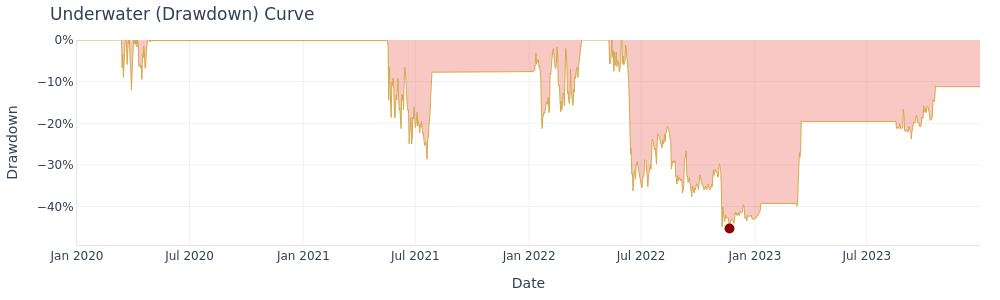

This figure's notebook cell:
### Code cell
fig = plot_drawdown_underwater(analysis=analysis_net)
fig.show()

### Figure 1 — Plotly figure (JSON) as saved in the notebook; plotly's stock layout.template omitted (floating-point values rounded to 4 significant figures; data arrays with more than 128 entries replaced by an {"elided": "..."} marker saying what was removed)
{"data": [{"fill": "tozeroy", "fillcolor": "rgba(231, 76, 60, 0.3)", "hovertemplate": "Date: %{x}<br>Drawdown: %{y:.2%}<extra></extra>", "line": {"color": "#D4A84B", "width": 1}, "mode": "lines", "name": "Drawdown", "type": "scatter", "x": {"elided": "1461 str values"}, "y": {"elided": "1461 float values"}}, {"hovertemplate": "Max Drawdown<br>Date: %{x}<br>DD: %{y:.2%}<extra></extra>", "marker": {"color": "darkred", "size": 10, "symbol": "circle"}, "mode": "markers", "name": "Max DD: -45.3%", "type": "scatter", "x": ["2022-11-21"], "y": [-0.4526]}], "layout": {"font": {"color": "#334155", "family": "DM Sans, DejaVu Sans, sans-serif", "size": 12}, "height": 300, "hoverlabel": {"bgcolor": "white", "font": {"family": "DM Sans, DejaVu Sans, sans-serif", "size": 13}}, "hovermode": "x unified", "legend": {"x": 0.99, "xanchor": "right", "y": 0.01, "yanchor": "bottom"}, "margin": {"b": 40, "l": 60, "r": 20, "t": 40}, "paper_bgcolor": "rgba(0,0,0,0)", "plot_bgcolor": "rgba(0,0,0,0)", "showlegend": false, "title": {"text": "Underwater (Drawdown) Curve"}, "width": 1000, "xaxis": {"gridcolor": "rgba(0,0,0,0.06)", "linecolor": "rgba(0,0,0,0.1)", "title": {"text": "Date"}, "zeroline": false}, "yaxis": {"gridcolor": "rgba(0,0,0,0.06)", "linecolor": "rgba(0,0,0,0.1)", "tickformat": ".0%", "title": {"text": "Drawdown"}, "zeroline": false}}}
